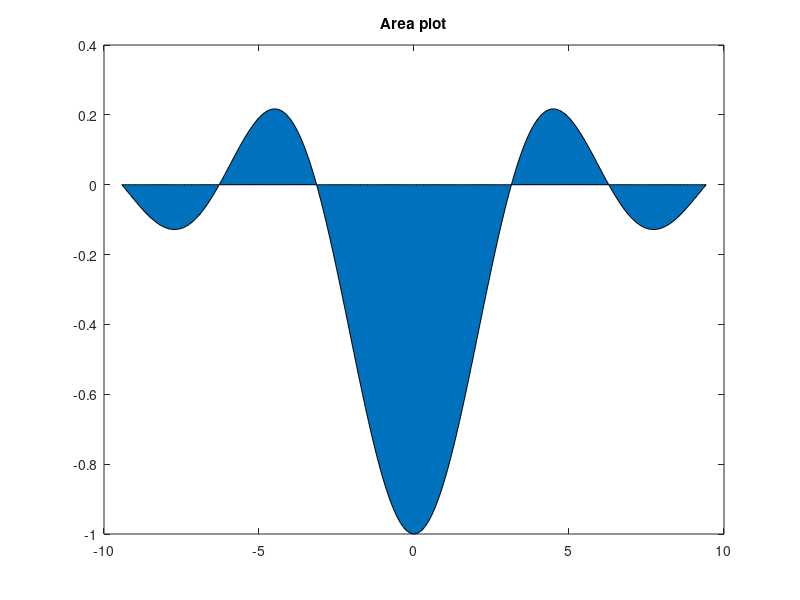

MATLAB code to generate this figure:
% ======================================================================= %
% Draw area plot of -sin(x)/x;
% ======================================================================= %
clc; clear; close all;

x = linspace(-3*pi, 3*pi, 200);
y = -sin(x)./x;
area(x, y);
title('Area plot');
